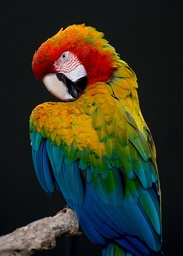
#> input picture imagens_raw/bird-4728857_640.jpg, 183 x 256 px, shrunk from 457 x 640 before the run; its folder holds only this picture in this run
$ python main.py   (older library calls are emulated)
#> lines starting #> are read from the running program, lines starting #| are printed output that depends on the picture; after the words box and inside, x2 and y2 are one past the last pixel; in counts of white or black regions, pixels touching at a corner belong together
"""
Prática: Operações básicas em imagens (RGB)
Feito em Python usando OpenCV + NumPy

Uso: python main.py

O programa faz:
1) Muda o brilho da imagem
2) Faz o negativo
3) Calcula histograma global
4) Calcula histograma por partes (local)
5) Faz transformações radiométricas (linear, compressão/expansão, dente de serra, log)
6) Aplica filtros (média, vizinhos, mediana, moda) e adiciona ruído sal e pimenta
7) Detecta bordas com Sobel e Canny
8) Calcula descritor BIC (Border/Interior Classification)
"""

import os
import cv2
import numpy as np
import glob
import matplotlib.pyplot as plt

# ---------------------- Funções auxiliares ----------------------

def ensure_dir(d):
    # Cria pasta se não existir
    if not os.path.exists(d):
        os.makedirs(d)

def save_image(path, img):
    # Salva imagem no caminho
    cv2.imwrite(path, img)

def clamp(img):
    # Garante que valores fiquem entre 0 e 255
    return np.clip(img, 0, 255).astype(np.uint8)

def find_images_in_raw():
    # Busca todas as imagens na pasta imagens_raw
    folder = "imagens_raw"
    if not os.path.exists(folder):
        print(f"Pasta '{folder}' não encontrada!")
        return []

    extensions = ['*.jpg', '*.jpeg', '*.png', '*.bmp', '*.tiff', '*.tif']
    images = []
    for ext in extensions:
        images.extend(glob.glob(os.path.join(folder, ext)))
        images.extend(glob.glob(os.path.join(folder, ext.upper())))

    # Remove duplicatas (importante no Windows)
    return list(set(images))

# ---------------------- 1. Brilho ----------------------

def change_brightness(img, delta):
    # Muda o brilho somando valor (delta)
    out = img.astype(np.float32) + delta
    return clamp(out)

# ---------------------- 2. Negativo ----------------------

def negative(img):
    # Faz o negativo da imagem
    return 255 - img

# ---------------------- 3. Histograma global ----------------------

def histogram_global(img):
    # Junta histogramas R, G, B (256 bins cada)
    h = []
    for ch in range(3):
        hist, _ = np.histogram(img[:,:,ch].ravel(), bins=256, range=(0,255))
        h.append(hist)
    return np.concatenate(h)

# ---------------------- 4. Histograma local ----------------------

def partition_image(img, rows, cols):
    # Divide imagem em partes (linhas x colunas)
    h, w = img.shape[:2]
    rs = np.linspace(0, h, rows+1, dtype=int)
    cs = np.linspace(0, w, cols+1, dtype=int)
    parts = []
    for i in range(rows):
        for j in range(cols):
            parts.append(img[rs[i]:rs[i+1], cs[j]:cs[j+1]])
    return parts

def histogram_local(img, partitions=(1,3)):
    # Faz histograma em cada parte da imagem
    rows, cols = partitions
    parts = partition_image(img, rows, cols)
    vecs = []
    for p in parts:
        vecs.append(histogram_global(p))
    return np.concatenate(vecs)

def plot_global_histogram(img, save_path):
    # Plota histograma global separado por canais RGB
    plt.figure(figsize=(12, 8))

    # Cores dos canais
    colors = ['red', 'green', 'blue']
    channel_names = ['Red', 'Green', 'Blue']

    for i, (color, name) in enumerate(zip(colors, channel_names)):
        plt.subplot(2, 2, i+1)
        hist, bins = np.histogram(img[:,:,i].ravel(), bins=256, range=(0,255))
        plt.plot(bins[:-1], hist, color=color, linewidth=1)
        plt.title(f'Histograma - Canal {name}')
        plt.xlabel('Intensidade')
        plt.ylabel('Frequência')
        plt.grid(True, alpha=0.3)

    # Histograma combinado
    plt.subplot(2, 2, 4)
    for i, (color, name) in enumerate(zip(colors, channel_names)):
        hist, bins = np.histogram(img[:,:,i].ravel(), bins=256, range=(0,255))
        plt.plot(bins[:-1], hist, color=color, linewidth=1, label=name, alpha=0.7)
    plt.title('Histograma Combinado RGB')
    plt.xlabel('Intensidade')
    plt.ylabel('Frequência')
    plt.legend()
    plt.grid(True, alpha=0.3)

    plt.tight_layout()
    plt.savefig(save_path, dpi=150, bbox_inches='tight')
    plt.close()

def plot_local_histogram(img, partitions=(2,3), save_path=None):
    # Plota histogramas locais de cada partição
    rows, cols = partitions
    parts = partition_image(img, rows, cols)

    fig, axes = plt.subplots(rows, cols, figsize=(15, 5*rows))
    if rows == 1:
        axes = axes.reshape(1, -1)
    if cols == 1:
        axes = axes.reshape(-1, 1)

    colors = ['red', 'green', 'blue']
    channel_names = ['Red', 'Green', 'Blue']

    for idx, part in enumerate(parts):
        row = idx // cols
        col = idx % cols
        ax = axes[row, col]

        for i, (color, name) in enumerate(zip(colors, channel_names)):
            hist, bins = np.histogram(part[:,:,i].ravel(), bins=256, range=(0,255))
            ax.plot(bins[:-1], hist, color=color, linewidth=1, alpha=0.7, label=name)

        ax.set_title(f'Partição {idx+1} ({row+1},{col+1})')
        ax.set_xlabel('Intensidade')
        ax.set_ylabel('Frequência')
        ax.legend()
        ax.grid(True, alpha=0.3)

    plt.tight_layout()
    if save_path:
        plt.savefig(save_path, dpi=150, bbox_inches='tight')
    plt.close()

# ---------------------- 5. Transformadas radiométricas ----------------------

def radiometric_linear_expand(img, in_min=0, in_max=255, out_min=0, out_max=255):
    # Ajusta contraste da imagem de forma linear
    imgf = img.astype(np.float32)
    a = (out_max - out_min) / (in_max - in_min + 1e-8)
    out = (imgf - in_min) * a + out_min
    return clamp(out)

def radiometric_compress_expand(img, gamma=0.5):
    # Compressão e expansão usando potência
    imgf = img.astype(np.float32) / 255.0
    compressed = np.power(imgf, gamma)
    expanded = np.power(compressed, 1.0/gamma)
    return clamp(expanded * 255.0)

def radiometric_sawtooth(img, period=64):
    # Aplica efeito "dente de serra"
    out = img.copy().astype(np.int32)
    out = (out % period) * (255.0 / (period-1))
    return clamp(out)

def radiometric_log(img):
    # Aplica transformação logarítmica
    imgf = img.astype(np.float32)
    c = 255.0 / np.log(1 + 255.0)
    out = c * np.log(1 + imgf)
    return clamp(out)

# ---------------------- 6. Filtros e ruído ----------------------

def add_salt_and_pepper(img, amount=0.1):
    # Adiciona ruído sal e pimenta
    out = img.copy()
    h,w = out.shape[:2]
    num = int(amount * h * w)
    coords = [np.random.randint(0, i, num) for i in (h,w)]
    out[coords[0], coords[1]] = [255,255,255]
    coords = [np.random.randint(0, i, num) for i in (h,w)]
    out[coords[0], coords[1]] = [0,0,0]
    return out

def mean_filter(img, ksize=3):
    # Filtro da média
    pad = ksize//2
    padded = np.pad(img, ((pad,pad),(pad,pad),(0,0)), mode='reflect')
    out = np.zeros_like(img, dtype=np.float32)
    for i in range(img.shape[0]):
        for j in range(img.shape[1]):
            wnd = padded[i:i+ksize, j:j+ksize]
            out[i,j] = wnd.reshape(-1,3).mean(axis=0)
    return clamp(out)

def k_nearest_filter(img, k=5, ksize=5):
    # Filtro k-vizinhos (pega os k mais próximos do pixel central)
    pad = ksize//2
    padded = np.pad(img, ((pad,pad),(pad,pad),(0,0)), mode='reflect')
    out = np.zeros_like(img, dtype=np.float32)
    for i in range(img.shape[0]):
        for j in range(img.shape[1]):
            wnd = padded[i:i+ksize, j:j+ksize]
            center = padded[i+pad, j+pad]
            vec = wnd.reshape(-1,3)
            dists = np.linalg.norm(vec - center, axis=1)
            idx = np.argsort(dists)[:k]
            out[i,j] = vec[idx].mean(axis=0)
    return clamp(out)

def median_filter(img, ksize=3):
    # Filtro da mediana
    pad = ksize//2
    padded = np.pad(img, ((pad,pad),(pad,pad),(0,0)), mode='reflect')
    out = np.zeros_like(img)
    for i in range(img.shape[0]):
        for j in range(img.shape[1]):
            wnd = padded[i:i+ksize, j:j+ksize]
            out[i,j] = np.median(wnd.reshape(-1,3), axis=0)
    return out

def mode_filter(img, ksize=3):
    # Filtro da moda (pega valor mais comum)
    pad = ksize//2
    padded = np.pad(img, ((pad,pad),(pad,pad),(0,0)), mode='reflect')
    out = np.zeros_like(img)
    for i in range(img.shape[0]):
        for j in range(img.shape[1]):
            wnd = padded[i:i+ksize, j:j+ksize]
            vals = wnd.reshape(-1,3)
            pix = []
            for ch in range(3):
                u, cnt = np.unique(vals[:,ch], return_counts=True)
                pix.append(u[np.argmax(cnt)])
            out[i,j] = pix
    return out

# ---------------------- 7. Bordas ----------------------

def to_gray(img):
    return cv2.cvtColor(img, cv2.COLOR_BGR2GRAY)

def edges_sobel(img, thresh=100):
    # Detecta bordas com Sobel
    g = to_gray(img).astype(np.float32)
    gx = cv2.Sobel(g, cv2.CV_32F, 1, 0, ksize=3)
    gy = cv2.Sobel(g, cv2.CV_32F, 0, 1, ksize=3)
    mag = np.sqrt(gx*gx + gy*gy)
    edges = (mag > thresh).astype(np.uint8) * 255
    return edges

def edges_canny(img, low=100, high=200):
    # Detecta bordas com Canny
    g = to_gray(img)
    return cv2.Canny(g, low, high)

def edges_to_colored_images(img, edges, color=(0,0,255)):
    # Pinta bordas em branco e também na imagem original
    h,w = edges.shape
    white_bg = np.ones((h,w,3), dtype=np.uint8) * 255
    mask = edges.astype(bool)
    white_bg[mask] = color
    colored_on_orig = img.copy()
    colored_on_orig[mask] = color
    return white_bg, colored_on_orig

# ---------------------- 8. BIC ----------------------

def quantize_image(img, n_colors=64):
    # Quantiza cores da imagem
    bins_per_channel = int(round(n_colors ** (1/3)))
    bins_per_channel = max(2, min(256, bins_per_channel))
    step = 256 // bins_per_channel
    q = (img // step) * step + step//2
    return q, bins_per_channel**3

def bic_descriptor(img, quant_img):
    # Calcula histograma de borda e interior
    h,w = quant_img.shape[:2]

    # Cria máscara de bordas comparando pixels vizinhos
    border_mask = np.zeros((h,w), dtype=bool)
    for i in range(h):
        for j in range(w):
            val = quant_img[i,j]
            is_border = False

            # Verifica vizinhos
            if i>0 and not np.array_equal(val, quant_img[i-1,j]):
                is_border = True
            elif i<h-1 and not np.array_equal(val, quant_img[i+1,j]):
                is_border = True
            elif j>0 and not np.array_equal(val, quant_img[i,j-1]):
                is_border = True
            elif j<w-1 and not np.array_equal(val, quant_img[i,j+1]):
                is_border = True

            border_mask[i,j] = is_border

    # Encontra cores únicas e cria histogramas
    q_flat = quant_img.reshape(-1,3)
    uniq, inv = np.unique(q_flat, axis=0, return_inverse=True)
    ncolors = uniq.shape[0]

    border_hist = np.zeros(ncolors, dtype=int)
    interior_hist = np.zeros(ncolors, dtype=int)

    # Conta pixels de borda e interior
    for i in range(h):
        for j in range(w):
            idx = inv[i*w + j]  # Índice linear
            if border_mask[i,j]:
                border_hist[idx] += 1
            else:
                interior_hist[idx] += 1

    return border_hist, interior_hist, border_mask

def bic_images_from_mask(orig_img, mask_border):
    # Cria imagens só com borda e só com interior
    h,w = mask_border.shape
    border_img = np.ones((h,w,3), dtype=np.uint8) * 255
    interior_img = np.ones((h,w,3), dtype=np.uint8) * 255
    border_img[mask_border] = orig_img[mask_border]
    interior_img[~mask_border] = orig_img[~mask_border]
    return border_img, interior_img

# ---------------------- Função principal ----------------------

def process_all(input_path, base_outdir, quant_colors=256):
    """Processa uma imagem e salva todos os resultados organizados"""
    img = cv2.imread(input_path, cv2.IMREAD_COLOR)
    if img is None:
        raise FileNotFoundError(f"Imagem não encontrada: {input_path}")

    base = os.path.splitext(os.path.basename(input_path))[0]
    print(f"Processando: {base}")

    # 1. BRILHO
    bright_dir = os.path.join(base_outdir, "01_brilho")
    ensure_dir(bright_dir)
    bright = change_brightness(img, 40)
    save_image(os.path.join(bright_dir, f"{base}_brilho_+40.png"), bright)
    bright_neg = change_brightness(img, -40)
    save_image(os.path.join(bright_dir, f"{base}_brilho_-40.png"), bright_neg)

    # 2. NEGATIVO
    neg_dir = os.path.join(base_outdir, "02_negativo")
    ensure_dir(neg_dir)
    neg = negative(img)
    save_image(os.path.join(neg_dir, f"{base}_negativo.png"), neg)

    # 3. HISTOGRAMA GLOBAL
    hist_global_dir = os.path.join(base_outdir, "03_histograma_global")
    ensure_dir(hist_global_dir)
    hg = histogram_global(img)
    np.savetxt(os.path.join(hist_global_dir, f"{base}_histograma_global.txt"), hg, fmt='%d')
    # Plota e salva o histograma global
    plot_global_histogram(img, os.path.join(hist_global_dir, f"{base}_histograma_global.png"))

    # 4. HISTOGRAMA LOCAL
    hist_local_dir = os.path.join(base_outdir, "04_histograma_local")
    ensure_dir(hist_local_dir)
    hl = histogram_local(img, partitions=(2,3))
    np.savetxt(os.path.join(hist_local_dir, f"{base}_histograma_local.txt"), hl, fmt='%d')
    # Plota e salva o histograma local
    plot_local_histogram(img, partitions=(2,3), save_path=os.path.join(hist_local_dir, f"{base}_histograma_local.png"))

    # 5. TRANSFORMAÇÕES RADIOMÉTRICAS
    radiometric_dir = os.path.join(base_outdir, "05_transformacoes_radiometricas")
    ensure_dir(radiometric_dir)

    # Linear
    linear = radiometric_linear_expand(img, 50, 200, 0, 255)
    save_image(os.path.join(radiometric_dir, f"{base}_linear_contraste.png"), linear)

    # Gamma
    gamma = radiometric_compress_expand(img, gamma=0.5)
    save_image(os.path.join(radiometric_dir, f"{base}_gamma_0.5.png"), gamma)

    # Dente de serra
    sawtooth = radiometric_sawtooth(img, period=64)
    save_image(os.path.join(radiometric_dir, f"{base}_dente_serra.png"), sawtooth)

    # Logarítmica
    log_img = radiometric_log(img)
    save_image(os.path.join(radiometric_dir, f"{base}_logaritmica.png"), log_img)

    # 6. FILTROS E RUÍDO
    filters_dir = os.path.join(base_outdir, "06_filtros_e_ruido")
    ensure_dir(filters_dir)

    # Adiciona ruído
    noisy = add_salt_and_pepper(img, amount=0.1)
    save_image(os.path.join(filters_dir, f"{base}_ruido_sal_pimenta.png"), noisy)

    # Filtros na imagem com ruído
    mean_filtered = mean_filter(noisy, ksize=3)
    save_image(os.path.join(filters_dir, f"{base}_filtro_media.png"), mean_filtered)

    k_nearest_filtered = k_nearest_filter(noisy, k=5, ksize=5)
    save_image(os.path.join(filters_dir, f"{base}_filtro_k_vizinhos.png"), k_nearest_filtered)

    median_filtered = median_filter(noisy, ksize=3)
    save_image(os.path.join(filters_dir, f"{base}_filtro_mediana.png"), median_filtered)

    mode_filtered = mode_filter(noisy, ksize=3)
    save_image(os.path.join(filters_dir, f"{base}_filtro_moda.png"), mode_filtered)

    # 7. DETECÇÃO DE BORDAS
    edges_dir = os.path.join(base_outdir, "07_deteccao_bordas")
    ensure_dir(edges_dir)

    # Sobel
    edges_sobel_img = edges_sobel(img, thresh=100)
    sobel_white, sobel_colored = edges_to_colored_images(img, edges_sobel_img)
    save_image(os.path.join(edges_dir, f"{base}_sobel_branco.png"), sobel_white)
    save_image(os.path.join(edges_dir, f"{base}_sobel_colorido.png"), sobel_colored)

    # Canny
    edges_canny_img = edges_canny(img, low=100, high=200)
    canny_white, canny_colored = edges_to_colored_images(img, edges_canny_img)
    save_image(os.path.join(edges_dir, f"{base}_canny_branco.png"), canny_white)
    save_image(os.path.join(edges_dir, f"{base}_canny_colorido.png"), canny_colored)

    # 8. DESCRITOR BIC
    bic_dir = os.path.join(base_outdir, "08_descritor_bic")
    ensure_dir(bic_dir)

    # Quantiza imagem
    quant_img, n_colors = quantize_image(img, quant_colors)
    save_image(os.path.join(bic_dir, f"{base}_quantizada_{n_colors}cores.png"), quant_img)

    # Calcula BIC
    border_hist, interior_hist, border_mask = bic_descriptor(img, quant_img)

    # Salva histogramas
    np.savetxt(os.path.join(bic_dir, f"{base}_bic_bordas.txt"), border_hist, fmt='%d')
    np.savetxt(os.path.join(bic_dir, f"{base}_bic_interior.txt"), interior_hist, fmt='%d')

    # Cria imagens separadas
    border_img, interior_img = bic_images_from_mask(img, border_mask)
    save_image(os.path.join(bic_dir, f"{base}_bic_apenas_bordas.png"), border_img)
    save_image(os.path.join(bic_dir, f"{base}_bic_apenas_interior.png"), interior_img)

    print(f"{base} processada com sucesso!")

# ---------------------- Função principal ----------------------

def main():
    # Função principal que processa todas as imagens encontradas
    print("=== Processador de Imagens RGB ===")
    print("Buscando imagens na pasta imagens_raw...")

    # Busca imagens na pasta imagens_raw
    images = find_images_in_raw()

    if not images:
        print("Nenhuma imagem encontrada na pasta imagens_raw!")
        print("Formatos suportados: JPG, JPEG, PNG, BMP, TIFF, TIF")
        return

    print(f"Encontradas {len(images)} imagem(ns):")
    for img in images:
        print(f"   - {img}")

    # Cria pasta de resultados
    resultados_dir = "resultados"
    ensure_dir(resultados_dir)

    # Processa cada imagem
    for img_path in images:
        try:
            process_all(img_path, resultados_dir, quant_colors=256)
#> in process_all, img is the input picture: shape (256, 183, 3); mean B, G, R 35.8, 51.2, 51.7
#> in negative, `return 255 - img`:
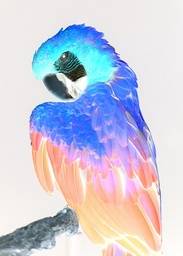
#> returned value: shape (256, 183, 3); mean of channels 0, 1, 2 219.2, 203.8, 203.3; drawn as B, G, R
#> after the loop in histogram_global, `for ch in range(3):`: h = 3 items
#> in process_all, `hg = histogram_global(img)`: hg = 768 values, max 4978 at index 528, min 0 at index 239, mean 183
#> in plot_global_histogram, `plt.savefig(save_path, dpi=150, bbox_inches='tight')`:
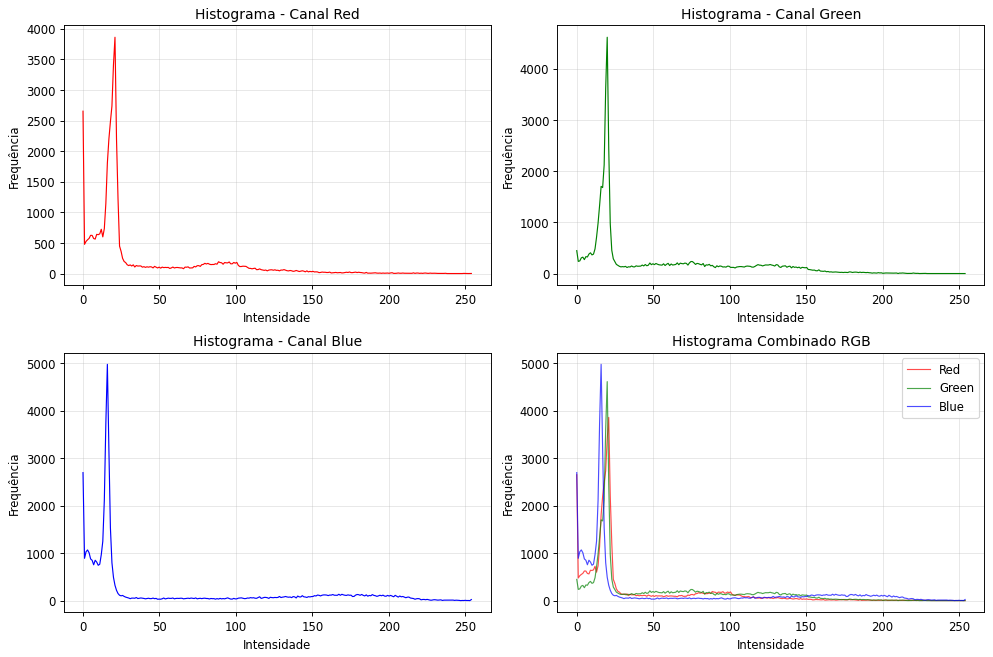
#> figure drawn by matplotlib, 4 panels; panel 1: curve peaks at x = 20.92, y = 3860; panel 2: curve peaks at x = 19.92, y = 4614; panel 3: curve peaks at x = 15.94, y = 4978; panel 4: curve peaks at x = 20.92, y = 3860
#> after the loop in partition_image, `for i in range(rows):`: parts = 6 items
#> the loop in histogram_local, `for p in parts:` made 6 passes
#> in process_all, `hl = histogram_local(img, partitions=(2,3))`: hl = 4608 values, max 2726 at index 276, min 0 at index 50, mean 30.5
#> in plot_local_histogram, `parts = partition_image(img, rows, cols)`: parts = 6 items
#> the loop in plot_local_histogram, `for idx, part in enumerate(parts):` made 6 passes
#> (row, col) on passes 1 to 6: (0, 0), (0, 1), (0, 2), (1, 0), (1, 1), (1, 2)
#> after the loop in mode_filter, `for i in range(img.shape[0]):`:
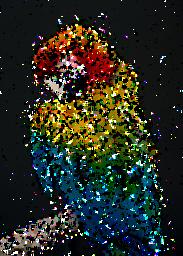
#> out: shape (256, 183, 3); mean B, G, R 33, 43.4, 39.5
#> in edges_sobel, `edges = (mag > thresh).astype(np.uint8) * 255`:
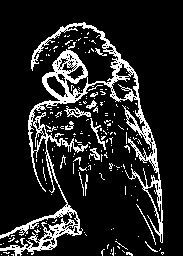
#> edges: shape (256, 183); 14.3% white in thin lines or dots, all inside (x1, y1, x2, y2) = (0, 22, 164, 256)
#> in edges_to_colored_images, `white_bg = np.ones((h,w,3), dtype=np.uint8) * 255`: white_bg: shape (256, 183, 3); every value is 255
#> in edges_to_colored_images, `white_bg[mask] = color`: white_bg: shape (256, 183, 3); mean of channels 0, 1, 2 218.4, 218.4, 255
#> in edges_to_colored_images, `colored_on_orig[mask] = color`: colored_on_orig: shape (256, 183, 3); 14.34% of pixels changed, all inside (x1, y1, x2, y2) = (0, 22, 164, 256)
#> in edges_canny, `return cv2.Canny(g, low, high)`: returned value: shape (256, 183); 7.9% white in thin lines or dots, all inside (x1, y1, x2, y2) = (0, 23, 164, 256)
#> call 2 of edges_to_colored_images, with color = (0, 0, 255)
#> in edges_to_colored_images (call 2), `white_bg[mask] = color`:
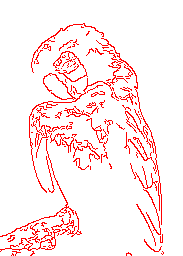
#> white_bg: shape (256, 183, 3); mean of channels 0, 1, 2 234.9, 234.9, 255; drawn as B, G, R
#> in edges_to_colored_images (call 2), `colored_on_orig[mask] = color`: colored_on_orig: shape (256, 183, 3); 7.87% of pixels changed, all inside (x1, y1, x2, y2) = (0, 23, 164, 256)
#> in process_all, `quant_img, n_colors = quantize_image(img, quant_colors)`: n_colors = 216
#> in bic_descriptor, `border_mask = np.zeros((h,w), dtype=bool)`: border_mask: shape (256, 183) bool; every value is 0
#> after the loop in bic_descriptor, `for i in range(h):`:
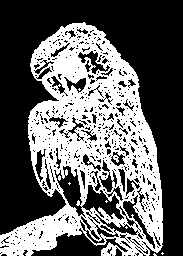
#> border_mask: shape (256, 183) bool; 38.7% white; 8 white regions (7 under 20 px), largest, box (x1, y1, x2, y2) and area: (0, 22, 163, 256) 18094
#> in bic_descriptor, `uniq, inv = np.unique(q_flat, axis=0, return_inverse=True)`: uniq = 102 rows, first 8: [17, 231, 231], [21, 21, 21], [21, 21, 63], [21, 21, 105], [21, 21, 147], [21, 21, 189], [21, 21, 231], [21, 63, 21]
#> in bic_descriptor, `border_hist = np.zeros(ncolors, dtype=int)`: border_hist = 102 values from 0 to 0
#> after the loop in bic_descriptor, `for i in range(h):`: border_hist = 102 values, max 1517 at index 1, min 1 at index 0, mean 177.8; interior_hist = 102 values, max 22616 at index 1, min 0 at index 0, mean 281.5
#> in bic_images_from_mask, `border_img[mask_border] = orig_img[mask_border]`:
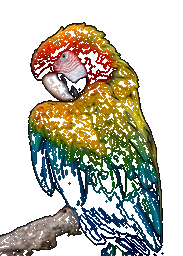
#> border_img: shape (256, 183, 3); mean of channels 0, 1, 2 175.9, 189.7, 192.6; drawn as B, G, R
        except Exception as e:
            print(f"Erro ao processar {img_path}: {e}")

    print(f"\nProcessamento concluído!")
    print(f"Resultados salvos em: {resultados_dir}/")
    print("\nEstrutura de pastas:")
    print("  resultados/")
    print("  ├── 01_brilho/")
    print("  ├── 02_negativo/")
    print("  ├── 03_histograma_global/")
    print("  ├── 04_histograma_local/")
    print("  ├── 05_transformacoes_radiometricas/")
    print("  ├── 06_filtros_e_ruido/")
    print("  ├── 07_deteccao_bordas/")
    print("  └── 08_descritor_bic/")

if __name__ == '__main__':
    main()
